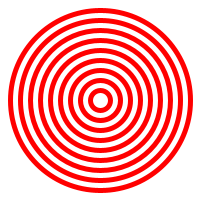
Frame 1 (no input)
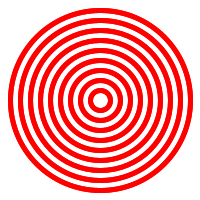
Frame 2 (the mouse pressed at the canvas centre, redrawn once)

The Processing sketch that drew these frames (run headless with seeded random() and noise(); the mouse was pressed at the canvas centre and the sketch redrawn once):

// Processing sketch: sketch_21_1
// ── sketch_21_1.pde
//Write a function to draw a shape to the screen multiple times, each at a 
// different position.


void setup() {
  size(200,200);
  background(255);
  smooth();
  noLoop();
  stroke(255,0,0);
  strokeWeight(5);
  noFill();
}


void draw() {
  myFunction(0,0,100,100);
}

void myFunction(int size, int number, int x, int y) { //Creates function "myFunction"
  for(int counter = number; counter < 200; counter+=20) {
    ellipse(x,y,size,size);
size+=20; }
}
